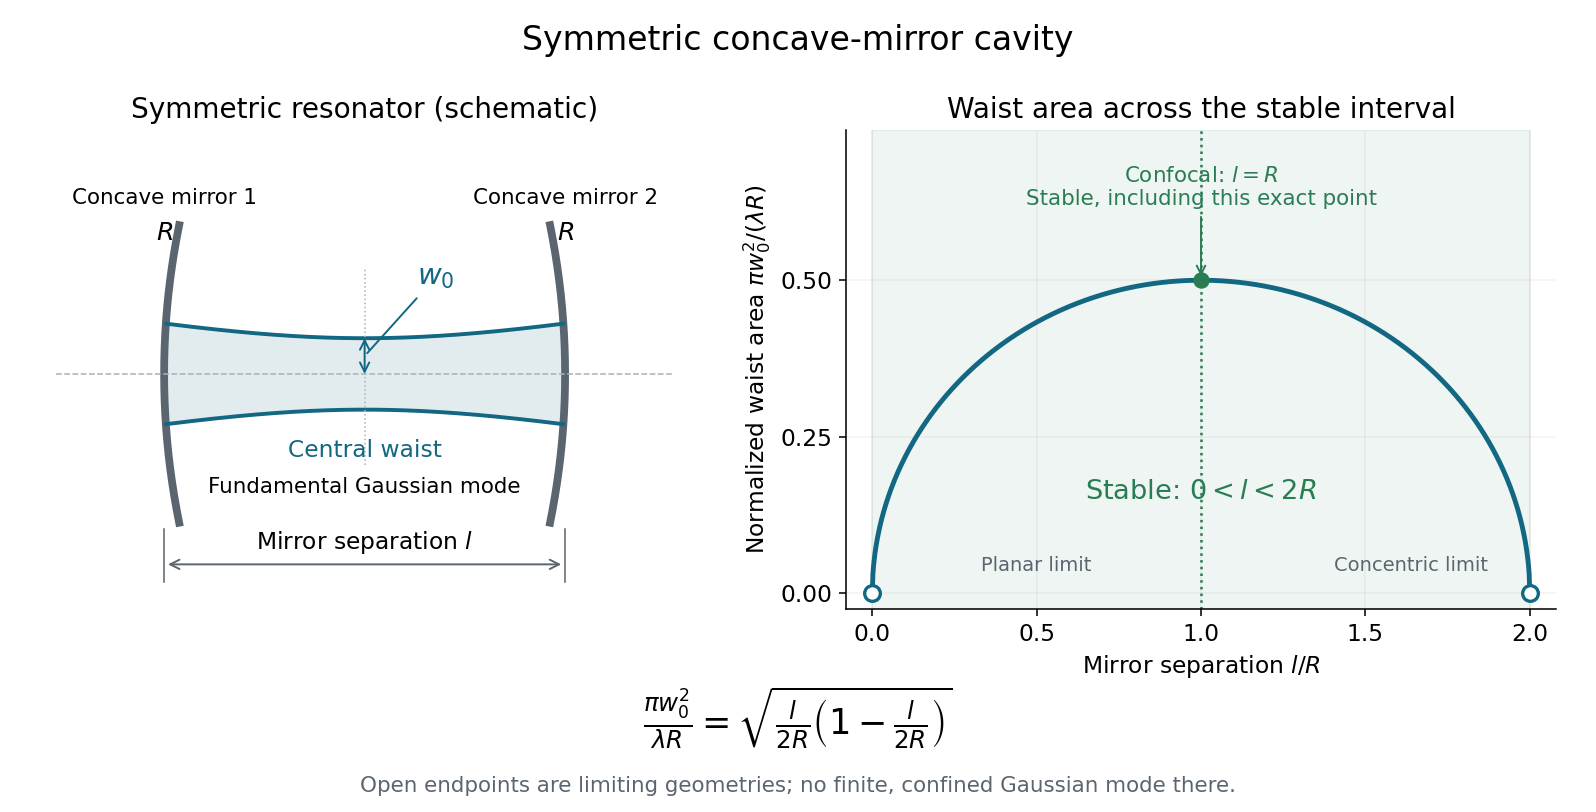

This chart was generated by the following Python code:
"""Original symmetric-cavity sketch and waist curve; Python 3.14,
NumPy 2.3.5, Matplotlib 3.10.7. Writes one PNG in the working directory.
"""

from pathlib import Path

import matplotlib

matplotlib.use("Agg")
import matplotlib.pyplot as plt
import numpy as np


def main():
    plt.rcParams.update({"font.size": 12, "axes.spines.top": False,
                         "axes.spines.right": False, "figure.facecolor": "white"})
    blue, green, gray = "#126782", "#287d53", "#5b6570"
    fig, (sketch, ax) = plt.subplots(1, 2, figsize=(11.4, 5.8),
                                    gridspec_kw={"width_ratios": (1, 1.15)})
    y = np.linspace(-0.5, 0.5, 200)
    sketch.plot(-0.5 + 0.15 * y**2, y, lw=4, color=gray)
    sketch.plot(0.5 - 0.15 * y**2, y, lw=4, color=gray)
    z = np.linspace(-0.495, 0.495, 600)
    radius = 0.12 * np.sqrt(1 + (z / 0.5) ** 2)
    sketch.fill_between(z, -radius, radius, color=blue, alpha=0.12)
    sketch.plot(z, radius, color=blue, lw=2)
    sketch.plot(z, -radius, color=blue, lw=2)
    sketch.axhline(0, color="#aab2b8", ls="--", lw=0.8)
    sketch.axvline(0, ymin=0.30, ymax=0.71, color="#aab2b8", ls=":", lw=0.8)
    sketch.annotate("", (0, 0), (0, 0.12),
                    arrowprops={"arrowstyle": "<->", "color": blue, "shrinkA": 0, "shrinkB": 0})
    sketch.annotate(r"$w_0$", (0, 0.06), (0.13, 0.30), color=blue,
                    arrowprops={"arrowstyle": "-", "color": blue}, fontsize=15)
    for x, label in ((-0.5, r"Concave mirror 1"), (0.5, r"Concave mirror 2")):
        sketch.text(x, 0.57, label, ha="center", fontsize=11)
        sketch.text(x, 0.45, r"$R$", ha="center", fontsize=13)
        sketch.plot([x, x], [-0.52, -0.7], color=gray, lw=0.8)
    sketch.annotate("", (-0.5, -0.64), (0.5, -0.64),
                    arrowprops={"arrowstyle": "<->", "color": gray})
    sketch.text(0, -0.59, r"Mirror separation $l$", ha="center")
    sketch.text(0, -0.28, "Central waist", ha="center", color=blue)
    sketch.text(0, -0.40, "Fundamental Gaussian mode", ha="center", fontsize=11)
    sketch.set(xlim=(-0.77, 0.77), ylim=(-0.79, 0.82), title="Symmetric resonator (schematic)")
    sketch.set_axis_off()
    x = np.linspace(0, 2, 1001)
    waist = np.sqrt((x / 2) * (1 - x / 2))
    ax.axvspan(0, 2, color=green, alpha=0.07)
    ax.plot(x, waist, color=blue, lw=2.5)
    ax.scatter([0, 2], [0, 0], s=65, facecolors="white", edgecolors=blue, lw=1.7, zorder=4)
    ax.axvline(1, color=green, ls=":", lw=1.3)
    ax.scatter([1], [0.5], color=green, s=55, zorder=4)
    ax.annotate("Confocal: $l=R$\nStable, including this exact point", (1, 0.5),
                (1, 0.62), ha="center", fontsize=11, color=green,
                arrowprops={"arrowstyle": "->", "color": green})
    ax.text(1, 0.15, r"Stable: $0<l<2R$", ha="center", color=green, fontsize=14)
    ax.text(0.5, 0.035, "Planar limit", ha="center", fontsize=10, color=gray)
    ax.text(1.64, 0.035, "Concentric limit", ha="center", fontsize=10, color=gray)
    ax.set(xlim=(-0.08, 2.08), ylim=(-0.025, 0.74), xticks=(0, 0.5, 1, 1.5, 2),
           yticks=(0, 0.25, 0.5), xlabel=r"Mirror separation $l/R$",
           ylabel=r"Normalized waist area $\pi w_0^2/(\lambda R)$",
           title="Waist area across the stable interval")
    ax.grid(alpha=0.16)
    fig.suptitle("Symmetric concave-mirror cavity", fontsize=17, y=0.97)
    fig.text(0.5, 0.095,
             r"$\frac{\pi w_0^2}{\lambda R}=\sqrt{\frac{l}{2R}\left(1-\frac{l}{2R}\right)}$",
             ha="center", fontsize=18)
    fig.text(0.5, 0.025, "Open endpoints are limiting geometries; no finite, confined Gaussian mode there.",
             ha="center", fontsize=11, color=gray)
    fig.subplots_adjust(left=0.035, right=0.975, bottom=0.25, top=0.84, wspace=0.26)
    fig.savefig(Path.cwd() / Path(__file__).with_suffix(".png").name,
                dpi=140, facecolor="white", transparent=False,
                metadata={"Software": "Matplotlib"})
    plt.close(fig)


if __name__ == "__main__":
    main()
